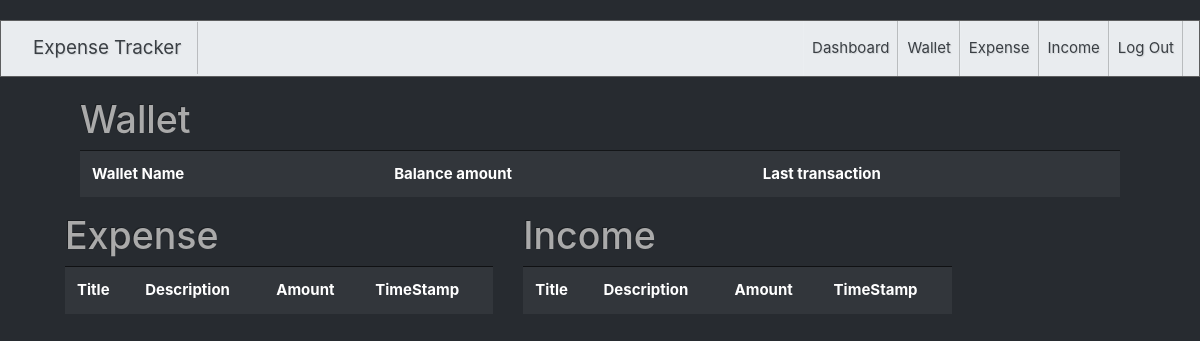
The app's page /dashboard/ (signed in), older data.
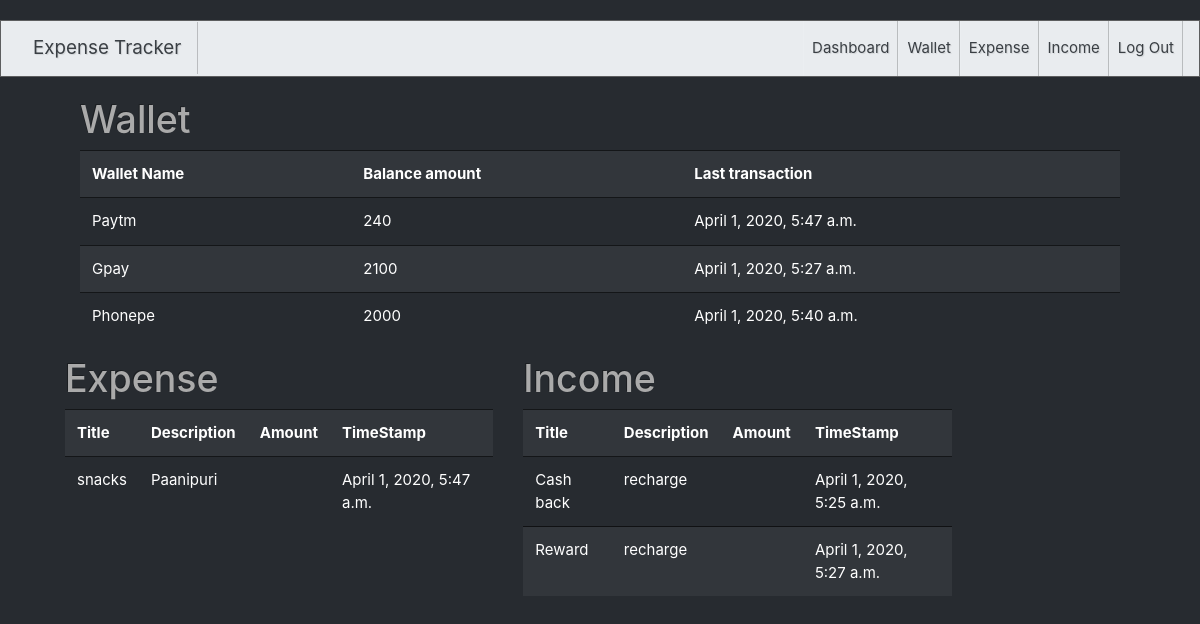
The same page, newer data.
### tracker/models.py (models this page shows, shortened)
class Wallet(models.Model):
    name=models.CharField(max_length=100)
    balance=models.IntegerField()
    last_transaction=models.DateTimeField(auto_now=True)
    user=models.ForeignKey(User,on_delete=models.CASCADE,null=True,blank=True)

class Expense(models.Model):
    title= models.CharField(max_length = 100 )
    Amount =models.IntegerField()
    timestamp =models.DateTimeField(auto_now=True)
    description=models.TextField()
    user=models.ForeignKey(User,on_delete=models.CASCADE,null=True,blank=True)
    wallet=models.ForeignKey(Wallet,on_delete=models.CASCADE,null=True,blank=True)

class Income(models.Model):
    title= models.CharField(max_length = 100 )
    description=models.TextField()
    Amount =models.IntegerField()
    timestamp =models.DateTimeField(auto_now=True)
    user=models.ForeignKey(User,on_delete=models.CASCADE,null=True,blank=True)
    wallet=models.ForeignKey(Wallet,on_delete=models.CASCADE,null=True,blank=True)

### tracker/views.py (the view)
# urls.py: path('dashboard/',dashboard),
def dashboard(request):
    user=request.user
    wallet=Wallet.objects.filter(user=user)
    expense=Expense.objects.filter(user=user)
    income=Income.objects.filter(user=user)
    return render(request,"dashboard.html",{"wallet":wallet,"expense":expense,"income":income})

### tracker/templates/dashboard.html
{% extends 'bootswatch.html' %}
{% block body %}
 <div class="container">
    <div class="row-1">
        <div class="col-12">
            <h1>Wallet</h1>
           <table class="table table-striped">
               <tr>
                   <th>Wallet Name</th>
                   <th>Balance amount</th>
                   <th>Last transaction</th>
               </tr>
           {% for wal in wallet %}
               <tr>
                   <td>{{wal.name}}</td>
                   <td>{{wal.balance}}</td>
                   <td>{{wal.last_transaction}}</td>
               </tr>
           {% endfor %}
          </table>
        </div>
       </div>
     <div class="row">
         <div class="col-5">
             <h1>Expense</h1>
            <table class="table table-striped">
                <tr>
                    <th>Title</th>
                    <th>Description</th>
                    <th>Amount</th>
                    <th>TimeStamp</th>
                </tr>
            {% for exs in expense %}
                <tr>
                    <td>{{exs.title}}</td>
                    <td>{{exs.description}}</td>
                    <td>{{exs.amount}}</td>
                    <td>{{exs.timestamp}}</td>
                </tr>
            {% endfor %}
            </table>
         </div>
         <div class="col-5">
            <h1>Income</h1>
           <table class="table table-striped">
               <tr>
                   <th>Title</th>
                   <th>Description</th>
                   <th>Amount</th>
                   <th>TimeStamp</th>
               </tr>
           {% for inc in income %}
               <tr>
                   <td>{{inc.title}}</td>
                   <td>{{inc.description}}</td>
                   <td>{{inc.amount}}</td>
                   <td>{{inc.timestamp}}</td>
               </tr>
           {% endfor %}
           </table>
        </div>
    </div>
 </div>
{% endblock %}

### authentication/templates/bootswatch.html (shortened to what this page needs)
<!DOCTYPE html>
<html>
<head>
    <link rel="stylesheet" href="https://bootswatch.com/4/slate/bootstrap.min.css">
</head>
<body>
    <div class="container" style="min-height: 650px; display: flex;flex-direction: column;justify-content:left ;align-items: center;width: 100%;padding: 20px;">
        <nav class="navbar navbar-expand-lg navbar-light bg-light" style="width: 1200px;margin-bottom: 20px;">
                <div>
                    <a class="navbar-brand" href="/home/">Expense Tracker</a>
                </div>
            <div class="collapse navbar-collapse" id="navbarNavAltMarkup">
              <div class="navbar-nav ml-auto">
                {% if not user.is_authenticated %}
                <a class="nav-item nav-link active" href="/signup/">Sign Up</a>
                <a class="nav-item nav-link active" href="/login/">Log In</a>
                {% elif user.is_authenticated %}
                <a class="nav-item nav-link active" href="/dashboard/">Dashboard</a>
                <a class="nav-item nav-link active" href="/wallet/">Wallet</a>
                <a class="nav-item nav-link active" href="/expense/">Expense</a>
                <a class="nav-item nav-link active" href="/income/">Income</a>
                <a class="nav-item nav-link active" href="/logout/">Log Out</a>
                {% endif %}
              </div>
            </div>
          </nav>
            {% block body %}
            {% endblock %}
        </div>
</body>
</html>

Row changes from the older to the newer data that the page shows:
added Wallet: name "Paytm", balance "240", last_transaction "April 1, 2020, 5:47 a.m."
added Wallet: name "Gpay", balance "2100", last_transaction "April 1, 2020, 5:27 a.m."
added Wallet: name "Phonepe", balance "2000", last_transaction "April 1, 2020, 5:40 a.m."
added Expense: title "snacks", description "Paanipuri", timestamp "April 1, 2020, 5:47 a.m."
added Income: title "Cash back", description "recharge", timestamp "April 1, 2020, 5:25 a.m."
added Income: title "Reward", description "recharge", timestamp "April 1, 2020, 5:27 a.m."
